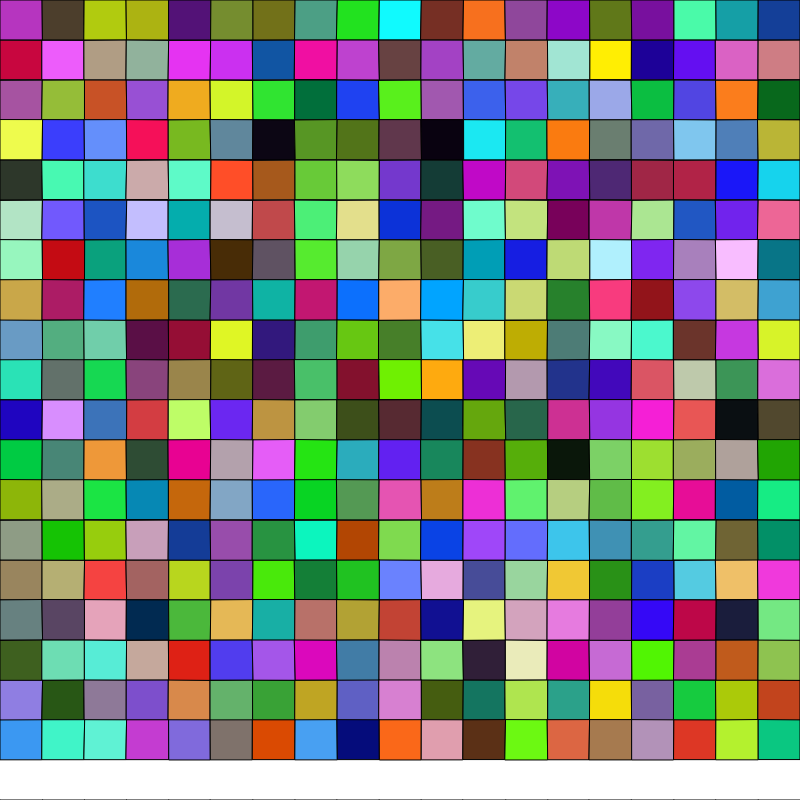
Frame 1 (no input)
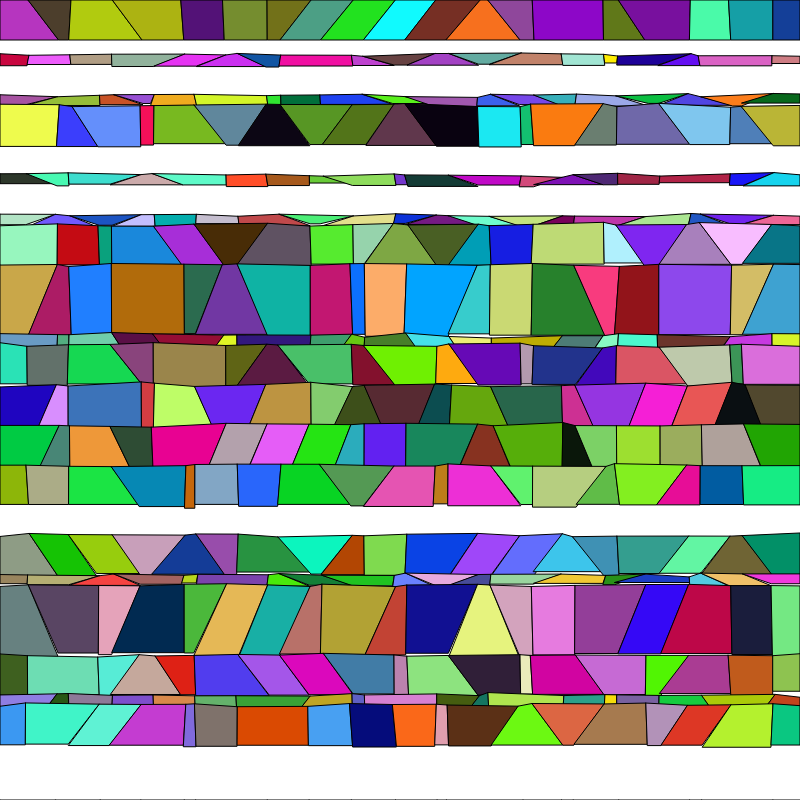
Frame 60 (no input)
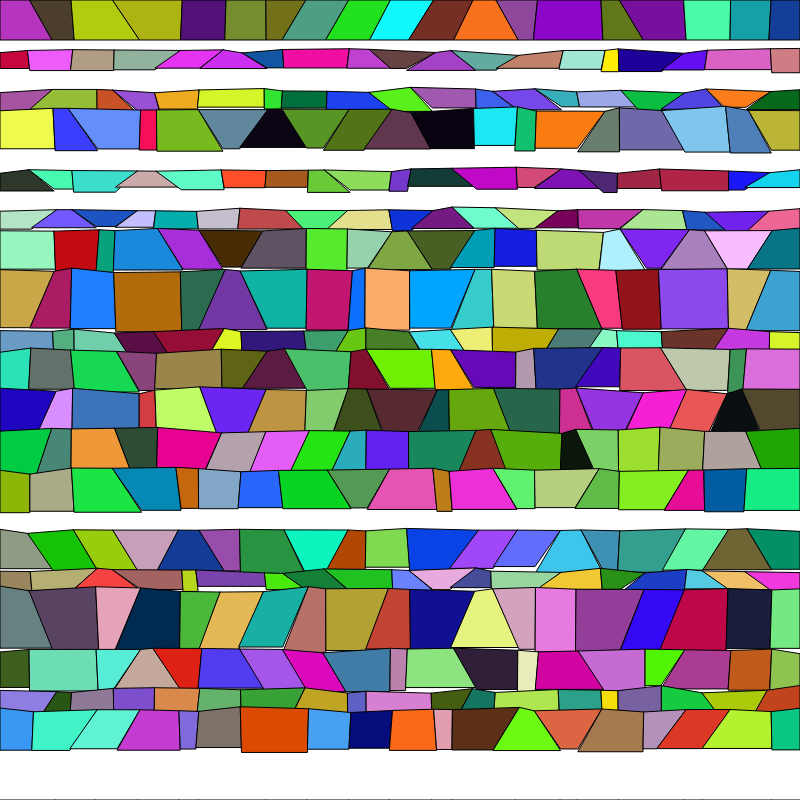
Frame 120 (the mouse pressed at the canvas centre since frame 60)

The p5.js sketch that drew these frames (run headless with seeded random() and noise() and a simulated clock; from frame 60 on, the mouse is pressed at the canvas centre):

// p5.js sketch
// ── sketch.js
let numCols = 20;
let numRows = 20;
let rectSize;
let rowHeight;
let rows = [];

function setup() {
  createCanvas(800, 800);

  rectSize = width / (numCols - 1);
  rowHeight = height/numRows;

  for(let h = 0; h < numRows; h++){
    let row = [];
    let y, ydir1, ydir2, yo;
    //figure out the y position and ydir
    if(h == 0){ //top row
      y = 0;
      ydir1 = 0;
      ydir2 = 0;
      yo = 0;
    } else if(h == numRows - 1){
      y = height;
      ydir1 = 0;
      ydir2 = 0;
      yo = height;
    } else {
      y = h * rowHeight;
      yo = h * rowHeight;
      //y dir gets set later on
    }

    for(let i = 0; i < numCols; i++){

      let x, xdir1, xdir2, xo;

      if(i == 0){ //first
        x = 0;
        xdir1 = 0;
        xdir2 = 0;
        xo = 0;
      } else if(i == numCols - 1) { //last
        x = width;
        xdir1 = 0;
        xdir2 = 0;
        xo = width;
      } else { //middle cols
        x = i * rectSize;
        xo = i * rectSize;
        xdir1 = random() > 0.5 ? 1 : -1;
        xdir2 = random() > 0.5 ? 1 : -1;
      }

      //see if ydirs have been defined.
      if(ydir1 == undefined) ydir1 = random() > 0.5 ? 1 : -1;
      if(ydir2 == undefined) ydir2 = random() > 0.5 ? 1 : -1;

      row.push([{x: x, xdir: xdir1, xo: xo, y: y, ydir: ydir1, yo: y}, {x: x, xdir: xdir2, xo: xo, y: y + rowHeight, ydir: ydir2, yo: y + rowHeight}, randomColor()]);
    }

    rows.push(row);
  }
}

function draw() {
  background(255);

  for(let i = 0; i < rows.length; i++){
    let row = rows[i];
    let y = rowHeight * i;
    for(let l of row){
      for(let p of l){
        //update the x
        p.x += p.xdir * random(0.5); 
        //bounds check the x
        if (p.x < p.xo - rectSize / 2) {
          p.x = p.xo - rectSize / 2; // Reset to the left edge
          p.xdir *= -1;
        } else if (p.x > p.xo + rectSize / 2) {
          p.x = p.xo + rectSize / 2; // Reset to the right edge
          p.xdir *= -1;
        }

        p.y += p.ydir * random(0.5); 
        //bounds check the y
        if (p.y < p.yo - rowHeight / 2) {
          p.y = p.yo - rowHeight / 2; // Reset to the left edge
          p.ydir *= -1;
        } else if (p.y > p.yo + rowHeight / 2) {
          p.y = p.yo + rowHeight / 2; // Reset to the right edge
          p.ydir *= -1;
        }
      }
    }

    //after row is updated, loop over again to draw, otherwise there will be gaps and overlaps
    for(let j = 0; j < row.length - 1; j++){
      let leftLine = row[j];
      let rightLine = row[j + 1];

      //poly shit
      fill(leftLine[2]); //color is in the third array position for each line

      beginShape();
      vertex(leftLine[0].x, leftLine[0].y);
      vertex(rightLine[0].x, rightLine[0].y);
      vertex(rightLine[1].x, rightLine[1].y);
      vertex(leftLine[1].x, rightLine[1].y);
      vertex(leftLine[0].x, leftLine[0].y);
      endShape();
    }
  }
}

function randomColor(){
  let r = random(0, 255);
  let g = random(0, 255);
  let b = random(0, 255);

  return color(r, g, b);
}
